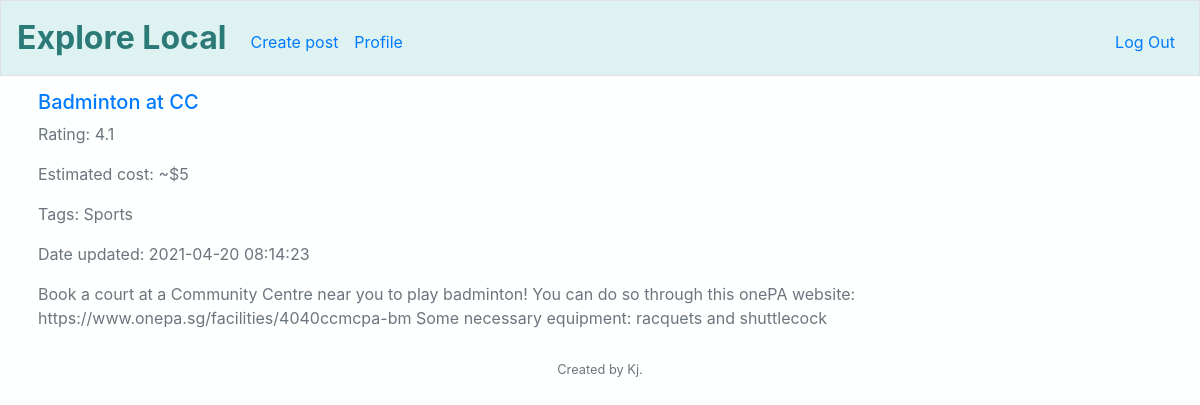
Screenshot of /profile (signed in) with the database file from the repository.
### tables this page shows
CREATE TABLE 'activities' ('person_id' integer NOT NULL, 'title' text NOT NULL, 'description' text NOT NULL, 'rating' numeric, 'edit_date' timestamp DEFAULT CURRENT_TIMESTAMP, 'tag' text, 'id'  INTEGER PRIMARY KEY NOT NULL  , 'cost'  INTEGER NOT NULL  );

### application.py (the view)
@app.route("/profile")
@login_required
def profile():
    activities = db.execute("SELECT * FROM activities WHERE person_id = ? ORDER BY edit_date DESC", session["user_id"])
    return render_template("profile.html", activities=activities)

### application.py (called while the page is built)
@app.after_request
def after_request(response):
    response.headers["Cache-Control"] = "no-cache, no-store, must-revalidate"
    response.headers["Expires"] = 0
    response.headers["Pragma"] = "no-cache"
    return response

### helpers.py (called while the page is built)
def login_required(f):
    @wraps(f)
    def decorated_function(*args, **kwargs):
        if session.get("user_id") is None:
            return redirect("/login")
        return f(*args, **kwargs)
    return decorated_function

### templates/profile.html (shortened to what this page needs)
{% extends "layout.html" %}
{% block main %}
    {% for activity in activities %}
    <div class="search-results">
            <h5><a href="{{ url_for('edit', title=activity.title) }}">{{ activity.title }}</a></h5>
            <p class="text-secondary" class="fs-6">Rating: {{ activity.rating }}</p>
            <p class="text-secondary" class="fs-6">Estimated cost: ~${{ activity.cost }}</p>
            <p class="text-secondary" class="fs-6">Tags: {{ activity.tag }}</p>
            <p class="text-secondary" class="fs-6">Date updated: {{ activity.edit_date }}</p>
            <p class="text-secondary" class="fs-6">{{ activity.description }}</p>
    </div>
    {% endfor %}
{% endblock %}

### static/styles.css (style rules this page uses)
body { background-color: #FEFFFF; }
.search-results { float: left; width: 100%; text-align: left; padding: 6px 0; }

### rows the page displays
activities: title "Badminton at CC", rating "4.1", cost "5", tag "Sports", edit_date "2021-04-20 08:14:23", description "Book a court at a Community Centre near you to play badminton! You can do so through this onePA website: https://www.onepa.sg/facilities/4040ccmcpa-bm Some necessary equipment: racquets and shuttlecock"
